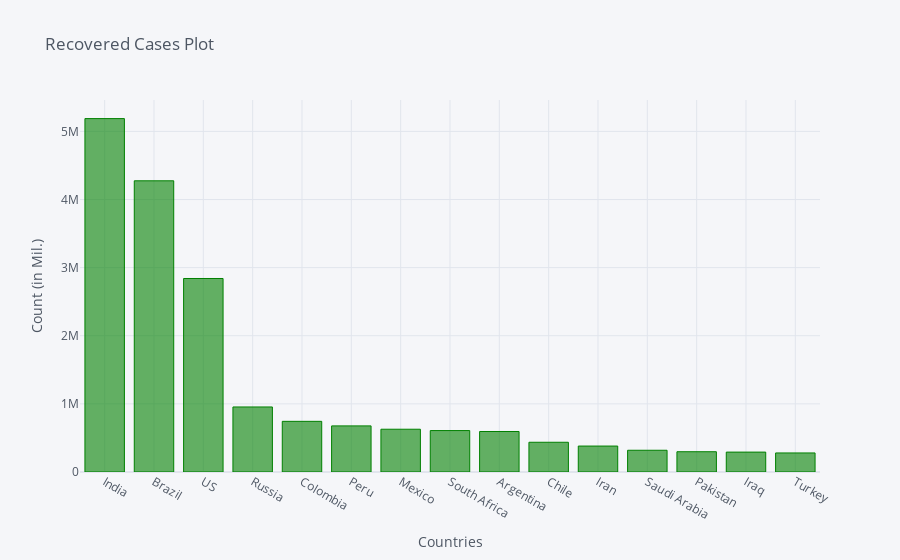

The notebook cell this image was saved under:
### Code cell
recovered_df2_plot.iplot(kind='bar', x='Country/Region', y='9/30/20',color='green',
                         title='Recovered Cases Plot',xTitle='Countries',yTitle='Count (in Mil.)')

### Figure 1 — Plotly figure (JSON) as saved in the notebook; plotly's stock layout.template omitted (floating-point values rounded to 4 significant figures)
{"data": [{"marker": {"color": "rgba(0, 128, 0, 0.6)", "line": {"color": "rgba(0, 128, 0, 1.0)", "width": 1}}, "name": "9/30/20", "orientation": "v", "text": "", "type": "bar", "x": ["India", "Brazil", "US", "Russia", "Colombia", "Peru", "Mexico", "South Africa", "Argentina", "Chile", "Iran", "Saudi Arabia", "Pakistan", "Iraq", "Turkey"], "y": [5187825, 4274774, 2840688, 954788, 743653, 676925, 628007, 608112, 594645, 436589, 380956, 319154, 297497, 292197, 279749]}], "layout": {"legend": {"bgcolor": "#F5F6F9", "font": {"color": "#4D5663"}}, "paper_bgcolor": "#F5F6F9", "plot_bgcolor": "#F5F6F9", "title": {"font": {"color": "#4D5663"}, "text": "Recovered Cases Plot"}, "xaxis": {"gridcolor": "#E1E5ED", "showgrid": true, "tickfont": {"color": "#4D5663"}, "title": {"font": {"color": "#4D5663"}, "text": "Countries"}, "zerolinecolor": "#E1E5ED"}, "yaxis": {"gridcolor": "#E1E5ED", "showgrid": true, "tickfont": {"color": "#4D5663"}, "title": {"font": {"color": "#4D5663"}, "text": "Count (in Mil.)"}, "zerolinecolor": "#E1E5ED"}}}
